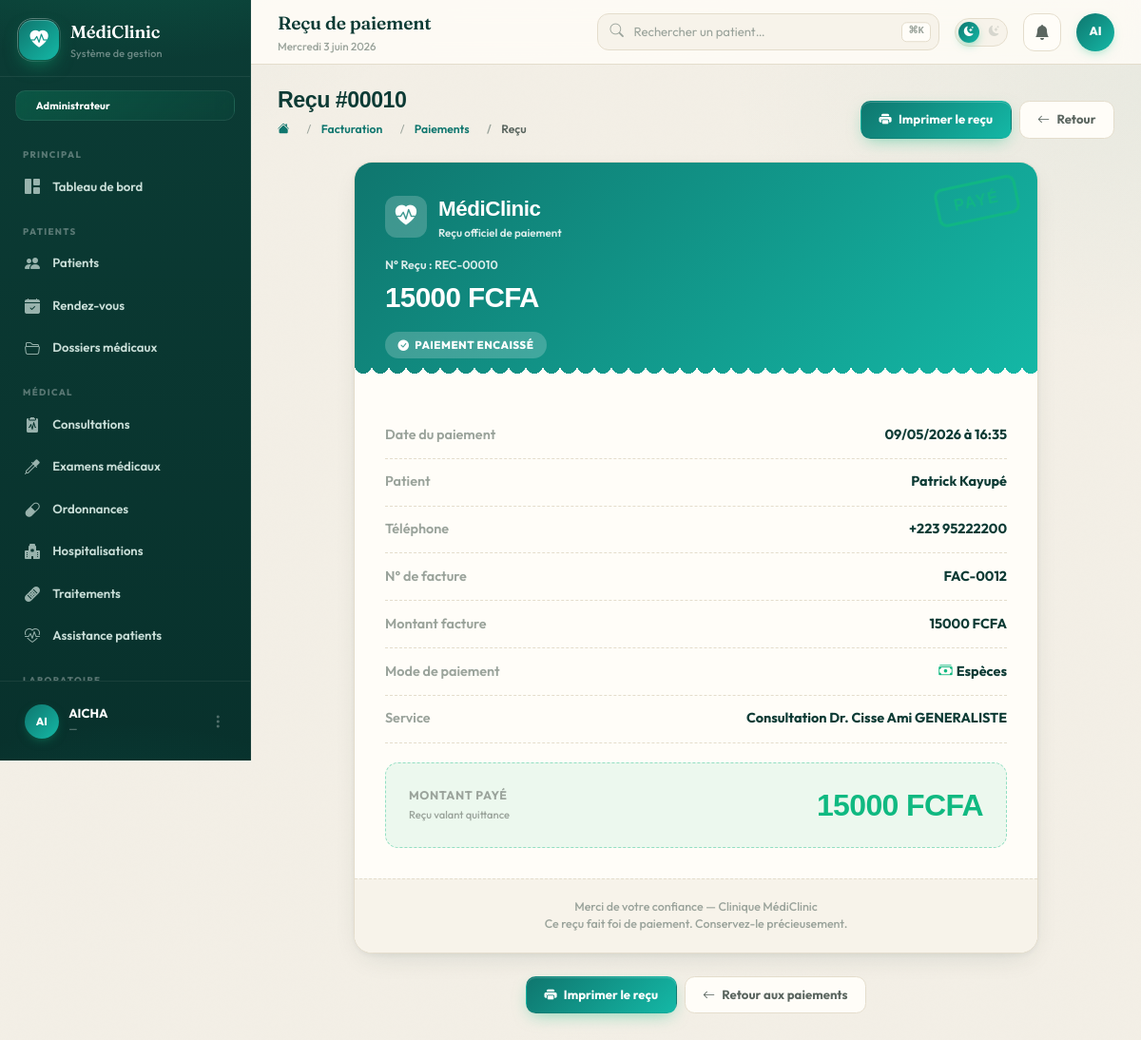
/facturation/paiements/10/recu/ (signed in), run on the app's committed database.
### facturation/models.py (models this page shows, shortened)
class Paiement(models.Model):
    MODE_CHOICES = [
        ('cash', 'Espèces'),
        ('orange_money', 'Orange Money'),
        ('moov_money', 'Moov Money'),
        ('carte', 'Carte bancaire'),
    ]
    facture = models.ForeignKey(Facture, related_name='paiements', on_delete=models.CASCADE)
    montant = models.DecimalField(max_digits=10, decimal_places=2)
    mode_paiement = models.CharField(max_length=20, choices=MODE_CHOICES)
    date = models.DateTimeField(auto_now_add=True)

class Facture(models.Model):
    patient = models.ForeignKey(Patient, on_delete=models.CASCADE)
    consultation = models.ForeignKey("consultation.Consultation", on_delete=models.SET_NULL, null=True, blank=True)
    examen = models.ForeignKey("consultation.ExamenMedical", on_delete=models.SET_NULL, null=True, blank=True)
    hospitalisation = models.ForeignKey("consultation.Hospitalisation", on_delete=models.SET_NULL, null=True, blank=True)
    montant_total = models.DecimalField(max_digits=10, decimal_places=2, default=0)
    statut = models.CharField(max_length=20, default='non payé')

### patients/models.py (models this page shows)
class Patient(models.Model):
    nom = models.CharField(max_length=100)
    prenom = models.CharField(max_length=100)
    sexe = models.CharField(max_length=50)
    date_naissance = models.DateField()
    adresse = models.CharField(max_length=255)
    telephone = models.CharField(max_length=20)
    email = models.EmailField()
    numero_urgence = models.CharField(max_length=20)
    date_creation = models.DateTimeField(auto_now_add=True)
    def __str__(self):
        return f"{self.nom} {self.prenom}"

### consultation/models.py (models this page shows, shortened)
class Consultation(models.Model):
    rendez_vous = models.OneToOneField(Rendez_vous, on_delete=models.CASCADE,
        related_name="consultation")
    dossier = models.ForeignKey(DossierMedical, on_delete=models.CASCADE,
        related_name="consultations", null=True, blank=True)
    motif = models.TextField()
    diagnostic = models.TextField()
    observation = models.TextField(blank=True, default='')
    date = models.DateTimeField(auto_now_add=True)

class Rendez_vous(models.Model):
    patient = models.ForeignKey(Patient, on_delete=models.CASCADE)
    medecin = models.ForeignKey("personnel.Medecin", on_delete=models.CASCADE)
    date = models.DateTimeField()
    STATUT_CHOICES = [
        ('programme', 'Programmé'),
        ('termine', 'Terminé'),
        ('annule', 'Annulé'),
    ]
    statut = models.CharField(
        max_length=20,
        choices=STATUT_CHOICES,
        default='programme'
    )
    class Meta:
        unique_together = ('medecin', 'date')

### personnel/models.py (models this page shows)
class Personnel(models.Model):
    nom = models.CharField(max_length=100)
    prenom = models.CharField(max_length=100)
    telephone = models.CharField(max_length=20)
    adresse = models.TextField()
    service = models.CharField(max_length=100)
    role = models.CharField(max_length=50)
    mot_de_passe = models.CharField(max_length=255)
    class Meta:
        abstract = True

class Medecin(Personnel):
    specialite = models.CharField(max_length=100)
    def __str__(self):
        return f"{self.nom} {self.prenom} {self.specialite}"

### facturation/views.py (the view)
# urls.py: path('paiements/<int:pk>/recu/', views.paiement_recu, name='paiement_recu'),
@role_required('admin', 'receptionniste')
def paiement_recu(request, pk):
    paiement = get_object_or_404(Paiement, pk=pk)
    return render(request, 'facturation/recu.html', {'paiement': paiement})

### templates/facturation/recu.html (shortened to what this page needs)
{% extends 'base.html' %}
{% block page_title %}Reçu de paiement{% endblock %}
{% block page_heading %}Reçu #{{ paiement.pk|stringformat:"05d" }}{% endblock %}
{% block breadcrumb %}
<li class="breadcrumb-item"><a href="{% url 'facturation:liste' %}">Facturation</a></li>
<li class="breadcrumb-item"><a href="{% url 'facturation:paiements' %}">Paiements</a></li>
<li class="breadcrumb-item active">Reçu</li>
{% endblock %}
{% block page_actions %}
<button type="button" onclick="window.print()" class="btn-c btn-primary-c no-print"><i class="bi bi-printer-fill"></i> Imprimer le reçu</button>
<a href="{% url 'facturation:paiements' %}" class="btn-c btn-outline-c no-print"><i class="bi bi-arrow-left"></i> Retour</a>
{% endblock %}
{% block content %}
<div class="recu-wrap">
  <div class="recu-card">
    <div class="recu-hdr">
      <div class="recu-brand">
        <div class="recu-brand-ico"><i class="bi bi-heart-pulse-fill"></i></div>
        <div>
          <div class="recu-brand-name">MédiClinic</div>
          <div class="recu-brand-tag">Reçu officiel de paiement</div>
        </div>
      </div>
      <div class="recu-num">N° Reçu : REC-{{ paiement.pk|stringformat:"05d" }}</div>
      <div class="recu-title">{{ paiement.montant|floatformat:0 }} FCFA</div>
      <div class="recu-status"><i class="bi bi-check-circle-fill"></i> Paiement encaissé</div>
      <div class="recu-stamp">Payé</div>
    </div>
    <div class="recu-body">
      <div class="recu-row">
        <span class="recu-row-lbl">Date du paiement</span>
        <span class="recu-row-val">{{ paiement.date|date:'d/m/Y à H:i' }}</span>
      </div>
      <div class="recu-row">
        <span class="recu-row-lbl">Patient</span>
        <span class="recu-row-val">{{ paiement.facture.patient }}</span>
      </div>
      <div class="recu-row">
        <span class="recu-row-lbl">Téléphone</span>
        <span class="recu-row-val">{{ paiement.facture.patient.telephone|default:'—' }}</span>
      </div>
      <div class="recu-row">
        <span class="recu-row-lbl">N° de facture</span>
        <span class="recu-row-val">FAC-{{ paiement.facture.pk|stringformat:"04d" }}</span>
      </div>
      <div class="recu-row">
        <span class="recu-row-lbl">Montant facture</span>
        <span class="recu-row-val">{{ paiement.facture.montant_total|floatformat:0 }} FCFA</span>
      </div>
      <div class="recu-row">
        <span class="recu-row-lbl">Mode de paiement</span>
        <span class="recu-row-val">
          {% if paiement.mode_paiement == 'cash' %}<i class="bi bi-cash-stack me-1" style="color:#10b981"></i>Espèces
          {% elif paiement.mode_paiement == 'orange_money' %}<i class="bi bi-phone-fill me-1" style="color:#f97316"></i>Orange Money
          {% elif paiement.mode_paiement == 'moov_money' %}<i class="bi bi-phone-fill me-1" style="color:#3b82f6"></i>Moov Money
          {% elif paiement.mode_paiement == 'carte' %}<i class="bi bi-credit-card-fill me-1" style="color:#a855f7"></i>Carte bancaire
          {% else %}{{ paiement.get_mode_paiement_display }}{% endif %}
        </span>
      </div>
      {% if paiement.facture.consultation %}
      <div class="recu-row">
        <span class="recu-row-lbl">Service</span>
        <span class="recu-row-val">Consultation Dr. {{ paiement.facture.consultation.rendez_vous.medecin }}</span>
      </div>
      {% elif paiement.facture.examen %}
      <div class="recu-row">
        <span class="recu-row-lbl">Service</span>
        <span class="recu-row-val">Examen — {{ paiement.facture.examen.type_examen }}</span>
      </div>
      {% elif paiement.facture.hospitalisation %}
      <div class="recu-row">
        <span class="recu-row-lbl">Service</span>
        <span class="recu-row-val">Hospitalisation — Ch. {{ paiement.facture.hospitalisation.numero_chambre }}</span>
      </div>
      {% endif %}
      <div class="recu-total">
        <div>
          <div class="recu-total-lbl">Montant payé</div>
          <div style="font-size:.7rem;color:var(--text-muted);font-weight:500;margin-top:.15rem">Reçu valant quittance</div>
        </div>
        <div class="recu-total-val">{{ paiement.montant|floatformat:0 }} FCFA</div>
      </div>
    </div>
    <div class="recu-footer">
      Merci de votre confiance — Clinique MédiClinic<br>
      Ce reçu fait foi de paiement. Conservez-le précieusement.
    </div>
  </div>
  <div class="d-flex justify-content-center gap-2 mt-4 no-print">
    <button type="button" onclick="window.print()" class="btn-c btn-primary-c"><i class="bi bi-printer-fill"></i> Imprimer le reçu</button>
    <a href="{% url 'facturation:paiements' %}" class="btn-c btn-outline-c"><i class="bi bi-arrow-left"></i> Retour aux paiements</a>
  </div>
</div>
{% endblock %}

### templates/base.html (shortened to what this page needs)
{% load static %}
<!DOCTYPE html>
<html lang="fr" data-theme="light" data-role="{{ user_role|default:'admin' }}">
<head>
  <link href="https://cdn.jsdelivr.net/npm/bootstrap@5.3.3/dist/css/bootstrap.min.css" rel="stylesheet">
  <link href="https://cdn.jsdelivr.net/npm/bootstrap-icons@1.11.3/font/bootstrap-icons.min.css" rel="stylesheet">
  <script src="https://cdn.tailwindcss.com"></script>
</head>
<body>
<aside id="sidebar">
  <div class="sb-brand">
    <div class="sb-logo"><i class="bi bi-heart-pulse-fill"></i></div>
    <div>
      <div class="sb-name">MédiClinic</div>
      <div class="sb-sub">Système de gestion</div>
    </div>
  </div>
  {% if is_medecin %}
    <div class="sb-role-badge" style="background:linear-gradient(135deg,rgba(20,184,166,.22),rgba(20,184,166,.05))"><i class="bi bi-clipboard2-pulse-fill" style="color:#5eead4"></i> Médecin</div>
  {% elif is_laborantin %}
    <div class="sb-role-badge" style="background:linear-gradient(135deg,rgba(168,85,247,.22),rgba(168,85,247,.05))"><i class="bi bi-eyedropper-fill" style="color:#c4b5fd"></i> Laborantin</div>
  {% elif is_infirmier %}
    <div class="sb-role-badge" style="background:linear-gradient(135deg,rgba(245,158,11,.22),rgba(245,158,11,.05))"><i class="bi bi-bandaid-fill" style="color:#fbbf24"></i> Infirmier</div>
  {% elif is_receptionniste %}
    <div class="sb-role-badge" style="background:linear-gradient(135deg,rgba(239,68,68,.22),rgba(239,68,68,.05))"><i class="bi bi-telephone-fill" style="color:#fca5a5"></i> Réceptionniste</div>
  {% else %}
    <div class="sb-role-badge" style="background:linear-gradient(135deg,rgba(16,185,129,.22),rgba(16,185,129,.05))"> Administrateur</div>
  {% endif %}
  <nav class="sb-nav">
    <div class="sb-section">Principal</div>
    <a href="{% url 'dashboard' %}" class="sb-link {% block nav_dashboard %}{% endblock %}">
      <i class="bi bi-grid-1x2-fill"></i> Tableau de bord
    </a>
    {% if 'patient.view' in user_permissions or 'rdv.view' in user_permissions or 'dossier.view' in user_permissions %}
    <div class="sb-section">Patients</div>
    {% endif %}
    {% if 'patient.view' in user_permissions %}
    <a href="{% url 'patients:liste' %}" class="sb-link {% block nav_patients %}{% endblock %}">
      <i class="bi bi-people-fill"></i> Patients
    </a>
    {% endif %}
    {% if 'rdv.view' in user_permissions %}
    <a href="{% url 'consultation:rdv_liste' %}" class="sb-link {% block nav_rdv %}{% endblock %}">
      <i class="bi bi-calendar-check-fill"></i> Rendez-vous
    </a>
    {% endif %}
    {% if 'dossier.view' in user_permissions %}
    <a href="{% url 'consultation:dossiers' %}" class="sb-link {% block nav_dossiers %}{% endblock %}">
      <i class="bi bi-folder2-open"></i> Dossiers médicaux
    </a>
    {% endif %}
    {% if 'consultation.view' in user_permissions or 'examen.view' in user_permissions or 'ordonnance.view' in user_permissions or 'hospitalisation.view' in user_permissions or 'traitement.view' in user_permissions %}
    <div class="sb-section">Médical</div>
    {% endif %}
    {% if 'consultation.view' in user_permissions %}
    <a href="{% url 'consultation:liste' %}" class="sb-link {% block nav_consultations %}{% endblock %}">
      <i class="bi bi-clipboard2-pulse-fill"></i> Consultations
    </a>
    {% endif %}
    {% if 'examen.view' in user_permissions %}
    <a href="{% url 'consultation:examens' %}" class="sb-link {% block nav_examens %}{% endblock %}">
      <i class="bi bi-eyedropper"></i> Examens médicaux
    </a>
    {% endif %}
    {% if 'ordonnance.view' in user_permissions %}
    <a href="{% url 'consultation:ordonnances' %}" class="sb-link {% block nav_ordonnances %}{% endblock %}">
      <i class="bi bi-capsule"></i> Ordonnances
    </a>
    {% endif %}
    {% if 'hospitalisation.view' in user_permissions %}
    <a href="{% url 'consultation:hospitalisations' %}" class="sb-link {% block nav_hospit %}{% endblock %}">
      <i class="bi bi-hospital-fill"></i> Hospitalisations
    </a>
    {% endif %}
    {% if 'traitement.view' in user_permissions %}
    <a href="{% url 'consultation:traitements' %}" class="sb-link {% block nav_traitements %}{% endblock %}">
      <i class="bi bi-bandaid-fill"></i> Traitements
    </a>
    {% endif %}
    {% if 'traitement.administrer' in user_permissions %}
    <a href="{% url 'consultation:assistances' %}" class="sb-link">
      <i class="bi bi-heart-pulse"></i> Assistance patients
    </a>
    {% endif %}
    {% if 'resultat.view' in user_permissions %}
    <div class="sb-section">Laboratoire</div>
    {% endif %}
  </nav>
  <div class="sb-footer">
    <div class="dropdown">
      <div class="sb-user" data-bs-toggle="dropdown">
        <div class="sb-av">{{ request.user.username|slice:":2"|upper }}</div>
        <div style="min-width:0;flex:1">
          <div class="sb-uname text-truncate">{{ request.user.get_full_name|default:request.user.username }}</div>
          <div class="sb-urole text-truncate">{{ request.user.email|default:'—' }}</div>
        </div>
        <i class="bi bi-three-dots-vertical" style="color:rgba(255,255,255,.3)"></i>
      </div>
    </div>
  </div>
</aside>
<div id="main">
  <div class="topbar">
    <div class="me-auto" style="min-width:0">
      <div class="tb-title text-truncate">{% block page_title %}{% endblock %}</div>
      <div class="tb-date" id="tbDate"></div>
    </div>
    <div class="tb-search d-none d-md-block">
      <form action="{% url 'patients:liste' %}" method="get" style="margin:0">
        <input type="text" name="q" placeholder="Rechercher un patient…" value="{{ request.GET.q }}">
      </form>
      <kbd>⌘K</kbd>
    </div>
    <div class="theme-toggle" onclick="toggleTheme()" title="Mode sombre / jour">
      <i class="bi bi-sun-fill t-sun"></i>
      <i class="bi bi-moon-stars-fill t-moon"></i>
      <div class="t-knob"><i class="bi bi-moon-stars-fill"></i></div>
    </div>
    <div class="dropdown">
      <div class="tb-btn" data-bs-toggle="dropdown" role="button">
        <i class="bi bi-bell-fill"></i>
      </div>
    </div>
    <div class="dropdown">
      <div class="sb-av" style="cursor:pointer;width:40px;height:40px;font-size:.78rem" data-bs-toggle="dropdown" role="button">
        {{ request.user.username|slice:":2"|upper }}
      </div>
    </div>
  </div>
  <div class="content">
    <div class="page-hdr">
      <div>
        <div class="page-hdr-title">{% block page_heading %}{% endblock %}</div>
        <nav aria-label="breadcrumb">
          <ol class="breadcrumb mt-2">
            <li class="breadcrumb-item"><a href="{% url 'dashboard' %}"><i class="bi bi-house-fill"></i></a></li>
            {% block breadcrumb %}{% endblock %}
          </ol>
        </nav>
      </div>
      <div class="d-flex gap-2 flex-wrap">{% block page_actions %}{% endblock %}</div>
    </div>
    {% block content %}{% endblock %}
  </div>
</div>
</body>
</html>

### data on the page
Paiement: pk "00010", montant "15000", date "09/05/2026 à 16:35", facture.patient "Patrick Kayupé", facture.patient.telephone "+223 95222200", facture.pk "0012", facture.montant_total "15000", facture.consultation.rendez_vous.medecin "Cisse Ami GENERALISTE"

### other printed values
{{ request.user.username|slice:":2"|upper }} "AI"
{{ request.user.get_full_name|default:request.user.username }} "AICHA"
{{ request.user.email|default:'—' }} "—"
